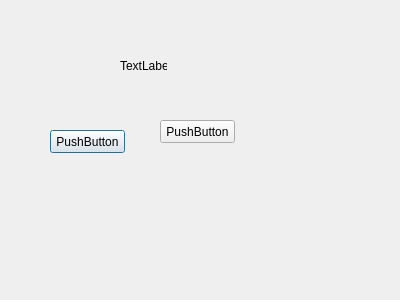
<?xml version="1.0" encoding="UTF-8"?>
<ui version="4.0">
 <class>Dialog</class>
 <widget class="QDialog" name="Dialog">
  <property name="geometry">
   <rect>
    <x>0</x>
    <y>0</y>
    <width>400</width>
    <height>300</height>
   </rect>
  </property>
  <property name="windowTitle">
   <string>Dialog</string>
  </property>
  <widget class="QPushButton" name="pushButton">
   <property name="geometry">
    <rect>
     <x>50</x>
     <y>130</y>
     <width>75</width>
     <height>23</height>
    </rect>
   </property>
   <property name="text">
    <string>PushButton</string>
   </property>
  </widget>
  <widget class="QPushButton" name="pushButton_2">
   <property name="geometry">
    <rect>
     <x>160</x>
     <y>120</y>
     <width>75</width>
     <height>23</height>
    </rect>
   </property>
   <property name="text">
    <string>PushButton</string>
   </property>
  </widget>
  <widget class="QLabel" name="label">
   <property name="geometry">
    <rect>
     <x>120</x>
     <y>60</y>
     <width>47</width>
     <height>12</height>
    </rect>
   </property>
   <property name="text">
    <string>TextLabel</string>
   </property>
  </widget>
 </widget>
 <resources/>
 <connections/>
</ui>
